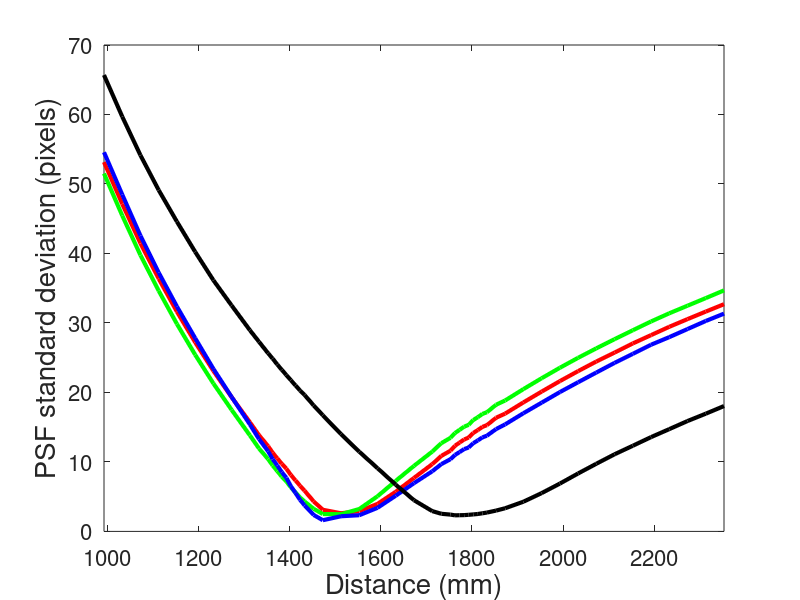
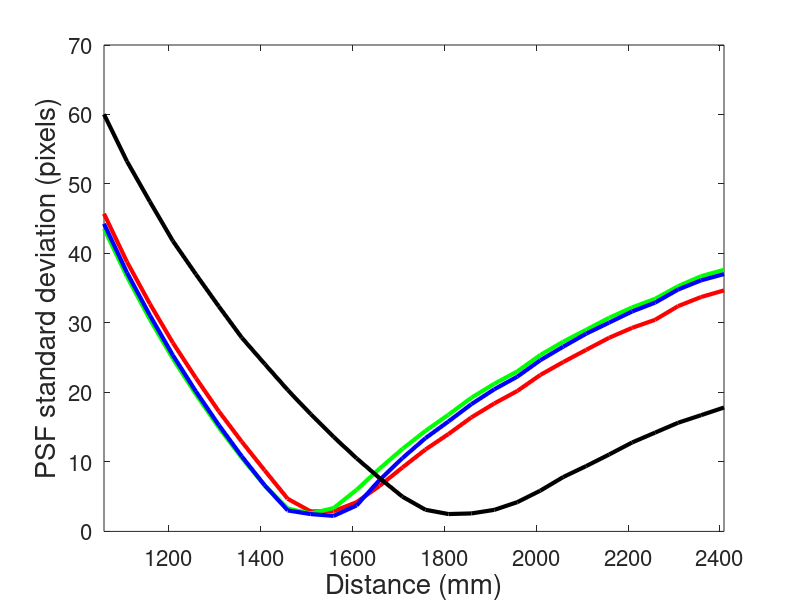

Reproduce these figures in MATLAB, in order.
clc; clearvars; close all;

addpath('../data');

%% Read the mat files
distances_4 = load('distances_4.mat');
distances_4 = distances_4.distancesCol;

distances_7 = load('distances_7.mat');
distances_7 = distances_7.distancesCol;


GaussStd2Color_4 = load('GaussStd2Color_4.mat');
GaussStd2Color_4 = GaussStd2Color_4.GaussStd2Color;

GaussStd2Color_7 = load('GaussStd2Color_7.mat');
GaussStd2Color_7 = GaussStd2Color_7.GaussStd2Color;

GaussStd2Nir_4 = load('GaussStd2Nir_4.mat');
GaussStd2Nir_4 = GaussStd2Nir_4.GaussStd2Nir;

GaussStd2Nir_7 = load('GaussStd2Nir_7.mat');
GaussStd2Nir_7 = GaussStd2Nir_7.GaussStd2Nir;


%% Figures
Lwidth = 3;
%%%%%%%%%%%%%%%%%%%
figure;
plot(distances_4, GaussStd2Color_4(:,1), 'r', 'LineWidth',Lwidth); hold on;
plot(distances_4, GaussStd2Color_4(:,2), 'g', 'LineWidth',Lwidth); hold on;
plot(distances_4, GaussStd2Color_4(:,3), 'b', 'LineWidth',Lwidth); hold on;
plot(distances_4, GaussStd2Nir_4, 'k', 'LineWidth',Lwidth); 

xlim([distances_4(1), distances_4(end)]);
ylim([0 70]); set(gca,'FontSize',16);

xlabel('Distance (mm)', 'FontSize', 20);
ylabel('PSF standard deviation (pixels)', 'FontSize', 20);

%%%%%%%%%%%%%%%%%%%
figure;
plot(distances_7, GaussStd2Color_7(:,1), 'r', 'LineWidth',Lwidth); hold on;
plot(distances_7, GaussStd2Color_7(:,2), 'g', 'LineWidth',Lwidth); hold on;
plot(distances_7, GaussStd2Color_7(:,3), 'b', 'LineWidth',Lwidth); hold on;
plot(distances_7, GaussStd2Nir_7, 'k', 'LineWidth',Lwidth);

xlim([distances_7(1), distances_7(end)]);
ylim([0 70]); set(gca,'FontSize',16);

xlabel('Distance (mm)', 'FontSize', 20);
ylabel('PSF standard deviation (pixels)', 'FontSize', 20);